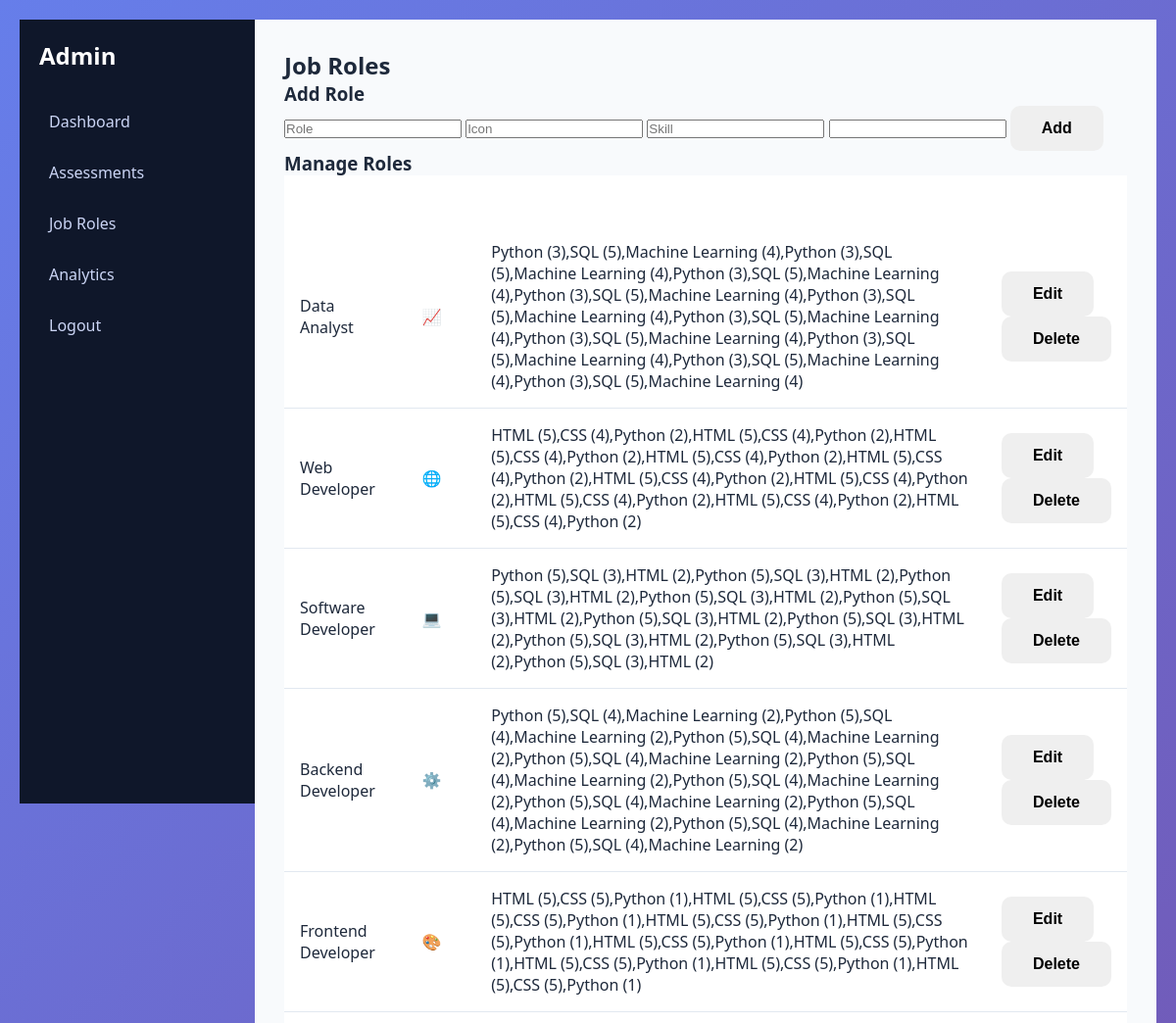
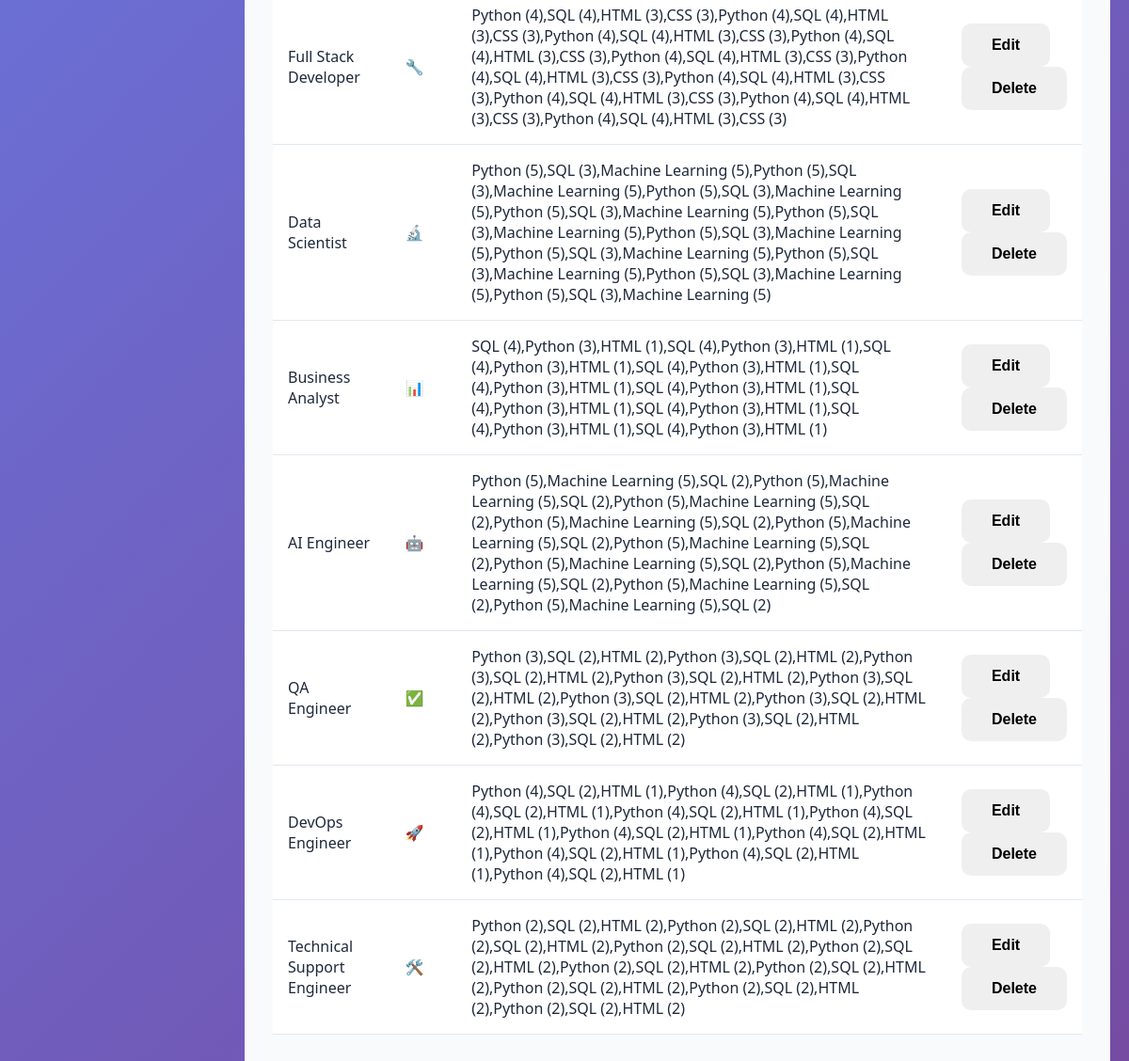
The page /admin/job_roles (signed in) on the database as committed earlier (2 pictures, top to bottom).
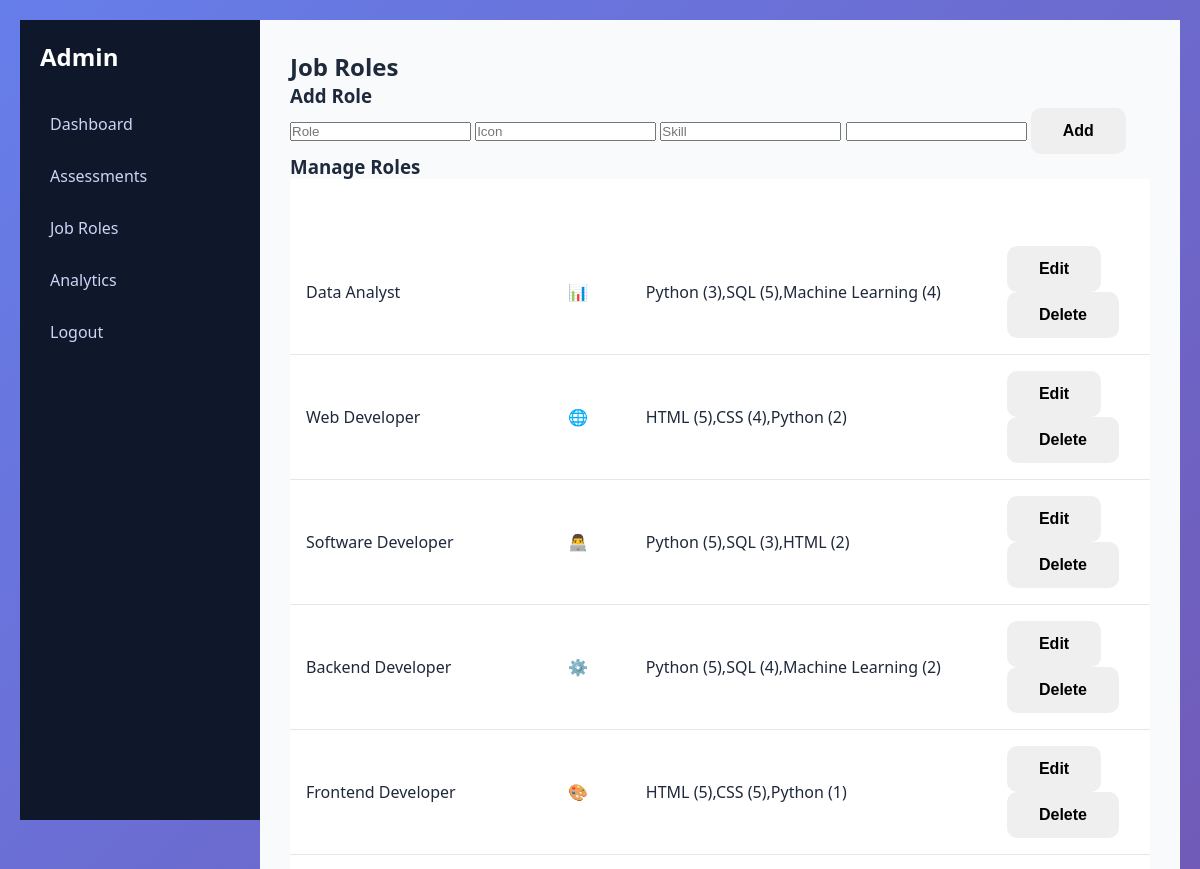
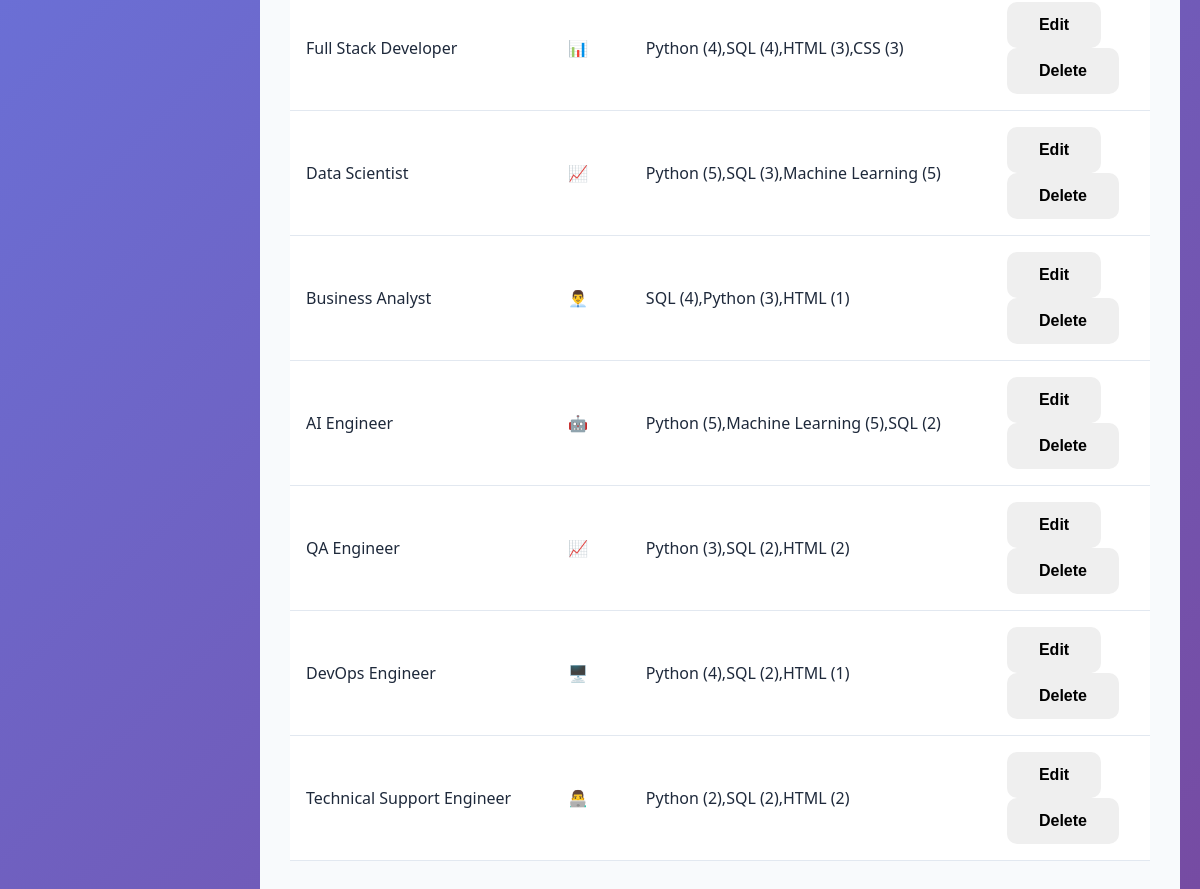
The same page on the database as committed later (2 pictures, top to bottom).
### tables this page shows
CREATE TABLE job_roles (
            id INTEGER PRIMARY KEY AUTOINCREMENT,
            role_name TEXT UNIQUE,
            icon TEXT DEFAULT '💼'
        );

### app.py (the view)
@app.route('/admin/job_roles')
def admin_roles():
    if not admin_required():
        return redirect(url_for('login'))
    conn = sqlite3.connect("hiremind.db")
    cursor = conn.cursor()
    cursor.execute("""
    SELECT jr.id, jr.role_name, jr.icon,
           GROUP_CONCAT(js.skill_name || ' (' || js.weight || ')')
    FROM job_roles jr
    JOIN job_skills js ON jr.id = js.role_id
    GROUP BY jr.id
    """)
    roles = cursor.fetchall()
    conn.close()
    return render_template("admin_job_roles.html", roles=roles)

### app.py (called while the page is built)
def admin_required():
    if 'user_id' not in session or not session.get('is_admin'):
        return False
    return True

### templates/admin_job_roles.html (shortened to what this page needs)
{% extends "admin_base.html" %}
{% block content %}
<h2>Job Roles</h2>
<h3>Add Role</h3>
<form method="post" action="/add_role">
    <input name="role" placeholder="Role" required>
    <input name="icon" placeholder="Icon" required>
    <input name="skill" placeholder="Skill" required>
    <input name="weight" type="number" max="5" required>
    <button>Add</button>
</form>
<h3>Manage Roles</h3>
<table class="modern-table">
<tr>
<th>Role</th><th>Icon</th><th>Skills</th><th>Action</th>
</tr>
{% for r in roles %}
<tr>
<td>{{ r[1] }}</td>
<td>{{ r[2] }}</td>
<td colspan="2">{{ r[3] }}</td>
<td>
    <button onclick="openEdit('{{ r[0] }}','{{ r[1] }}','{{ r[2] }}')">
        Edit
    </button>
    <form method="post" action="/delete_role/{{ r[0] }}" onsubmit="return confirm('Are you sure?')">
        <button>Delete</button>
    </form>
</td>
</tr>
{% endfor %}
</table>
{% endblock %}

Rows that differ between the two databases and show on the page:
changed job_roles "Data Analyst": icon "📈" → "📊"; r "Python (3),SQL (5),Machine Learning (4),Python (3),SQL (5),Machine Learning (4),Python (3),SQL (5),Machine Learning (4),Python (3),SQL (5),Machine Learning (4),Python (3),SQL (5),Machine Learning (4),Python (3),SQL (5),Machine Learning (4),Python (3),SQL (5),Machine Learning (4),Python (3),SQL (5),Machine Learning (4),Python (3),SQL (5),Machine Learning (4),Python (3),SQL (5),Machine Learning (4)" → "Python (3),SQL (5),Machine Learning (4)"
computed for job_roles "Web Developer": r "HTML (5),CSS (4),Python (2),HTML (5),CSS (4),Python (2),HTML (5),CSS (4),Python (2),HTML (5),CSS (4),Python (2),HTML (5),CSS (4),Python (2),HTML (5),CSS (4),Python (2),HTML (5),CSS (4),Python (2),HTML (5),CSS (4),Python (2),HTML (5),CSS (4),Python (2),HTML (5),CSS (4),Python (2)" → "HTML (5),CSS (4),Python (2)"
changed job_roles "Software Developer": icon "💻" → "👨‍💻"; r "Python (5),SQL (3),HTML (2),Python (5),SQL (3),HTML (2),Python (5),SQL (3),HTML (2),Python (5),SQL (3),HTML (2),Python (5),SQL (3),HTML (2),Python (5),SQL (3),HTML (2),Python (5),SQL (3),HTML (2),Python (5),SQL (3),HTML (2),Python (5),SQL (3),HTML (2),Python (5),SQL (3),HTML (2)" → "Python (5),SQL (3),HTML (2)"
computed for job_roles "Backend Developer": r "Python (5),SQL (4),Machine Learning (2),Python (5),SQL (4),Machine Learning (2),Python (5),SQL (4),Machine Learning (2),Python (5),SQL (4),Machine Learning (2),Python (5),SQL (4),Machine Learning (2),Python (5),SQL (4),Machine Learning (2),Python (5),SQL (4),Machine Learning (2),Python (5),SQL (4),Machine Learning (2),Python (5),SQL (4),Machine Learning (2),Python (5),SQL (4),Machine Learning (2)" → "Python (5),SQL (4),Machine Learning (2)"
computed for job_roles "Frontend Developer": r "HTML (5),CSS (5),Python (1),HTML (5),CSS (5),Python (1),HTML (5),CSS (5),Python (1),HTML (5),CSS (5),Python (1),HTML (5),CSS (5),Python (1),HTML (5),CSS (5),Python (1),HTML (5),CSS (5),Python (1),HTML (5),CSS (5),Python (1),HTML (5),CSS (5),Python (1),HTML (5),CSS (5),Python (1)" → "HTML (5),CSS (5),Python (1)"
changed job_roles "Full Stack Developer": icon "🔧" → "📊"; r "Python (4),SQL (4),HTML (3),CSS (3),Python (4),SQL (4),HTML (3),CSS (3),Python (4),SQL (4),HTML (3),CSS (3),Python (4),SQL (4),HTML (3),CSS (3),Python (4),SQL (4),HTML (3),CSS (3),Python (4),SQL (4),HTML (3),CSS (3),Python (4),SQL (4),HTML (3),CSS (3),Python (4),SQL (4),HTML (3),CSS (3),Python (4),SQL (4),HTML (3),CSS (3),Python (4),SQL (4),HTML (3),CSS (3)" → "Python (4),SQL (4),HTML (3),CSS (3)"
changed job_roles "Data Scientist": icon "🔬" → "📈"; r "Python (5),SQL (3),Machine Learning (5),Python (5),SQL (3),Machine Learning (5),Python (5),SQL (3),Machine Learning (5),Python (5),SQL (3),Machine Learning (5),Python (5),SQL (3),Machine Learning (5),Python (5),SQL (3),Machine Learning (5),Python (5),SQL (3),Machine Learning (5),Python (5),SQL (3),Machine Learning (5),Python (5),SQL (3),Machine Learning (5),Python (5),SQL (3),Machine Learning (5)" → "Python (5),SQL (3),Machine Learning (5)"
changed job_roles "Business Analyst": icon "📊" → "👨‍💼"; r "SQL (4),Python (3),HTML (1),SQL (4),Python (3),HTML (1),SQL (4),Python (3),HTML (1),SQL (4),Python (3),HTML (1),SQL (4),Python (3),HTML (1),SQL (4),Python (3),HTML (1),SQL (4),Python (3),HTML (1),SQL (4),Python (3),HTML (1),SQL (4),Python (3),HTML (1),SQL (4),Python (3),HTML (1)" → "SQL (4),Python (3),HTML (1)"
computed for job_roles "AI Engineer": r "Python (5),Machine Learning (5),SQL (2),Python (5),Machine Learning (5),SQL (2),Python (5),Machine Learning (5),SQL (2),Python (5),Machine Learning (5),SQL (2),Python (5),Machine Learning (5),SQL (2),Python (5),Machine Learning (5),SQL (2),Python (5),Machine Learning (5),SQL (2),Python (5),Machine Learning (5),SQL (2),Python (5),Machine Learning (5),SQL (2),Python (5),Machine Learning (5),SQL (2)" → "Python (5),Machine Learning (5),SQL (2)"
changed job_roles "QA Engineer": icon "✅" → "📈"; r "Python (3),SQL (2),HTML (2),Python (3),SQL (2),HTML (2),Python (3),SQL (2),HTML (2),Python (3),SQL (2),HTML (2),Python (3),SQL (2),HTML (2),Python (3),SQL (2),HTML (2),Python (3),SQL (2),HTML (2),Python (3),SQL (2),HTML (2),Python (3),SQL (2),HTML (2),Python (3),SQL (2),HTML (2)" → "Python (3),SQL (2),HTML (2)"
changed job_roles "DevOps Engineer": icon "🚀" → "🖥️"; r "Python (4),SQL (2),HTML (1),Python (4),SQL (2),HTML (1),Python (4),SQL (2),HTML (1),Python (4),SQL (2),HTML (1),Python (4),SQL (2),HTML (1),Python (4),SQL (2),HTML (1),Python (4),SQL (2),HTML (1),Python (4),SQL (2),HTML (1),Python (4),SQL (2),HTML (1),Python (4),SQL (2),HTML (1)" → "Python (4),SQL (2),HTML (1)"
changed job_roles "Technical Support Engineer": icon "🛠️" → "👨‍💻"; r "Python (2),SQL (2),HTML (2),Python (2),SQL (2),HTML (2),Python (2),SQL (2),HTML (2),Python (2),SQL (2),HTML (2),Python (2),SQL (2),HTML (2),Python (2),SQL (2),HTML (2),Python (2),SQL (2),HTML (2),Python (2),SQL (2),HTML (2),Python (2),SQL (2),HTML (2),Python (2),SQL (2),HTML (2)" → "Python (2),SQL (2),HTML (2)"
